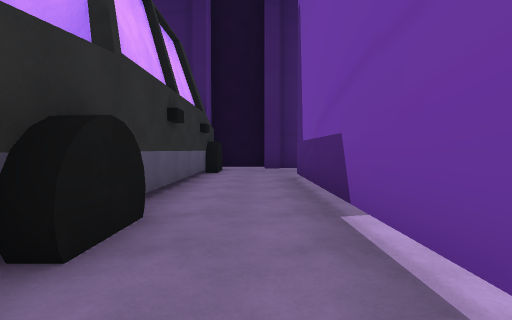
[1] (above)

21 first-person views from a walk through a 3-D level made in the Unity game engine. The camera is 1.3 m above the floor, tilts 2° down and sees 85° across. The floor is counted in squares, 2 m on a side. Each view is taken from the middle of a square. On the plan, view 1 faces up. The plan holds only what a view shows up to about 9 squares ahead; the rest is blank. The place goes on beyond the plan. The player is left out. Some surface patterns are stand-ins.

[2]
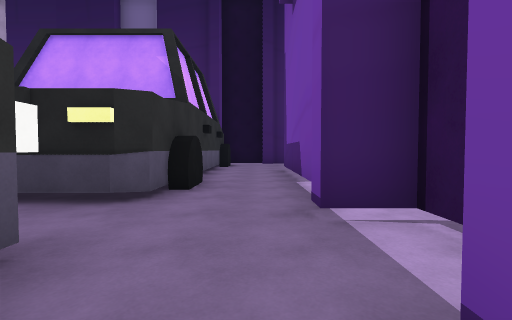

[3]
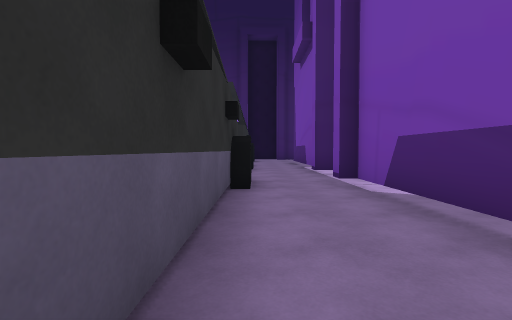

[4]
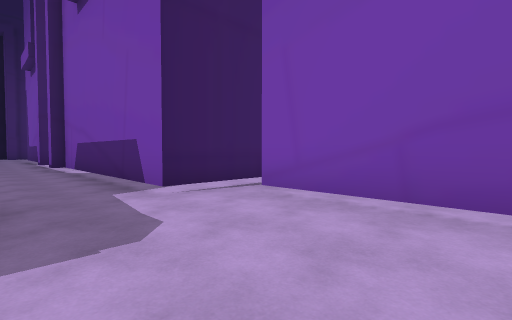

[5]
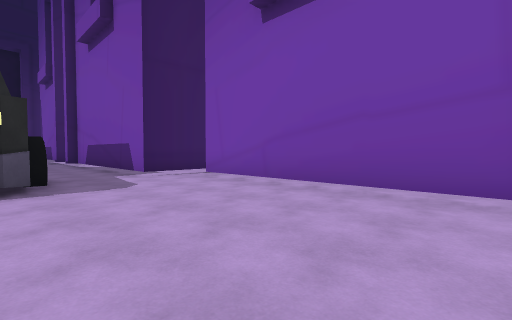

[6]
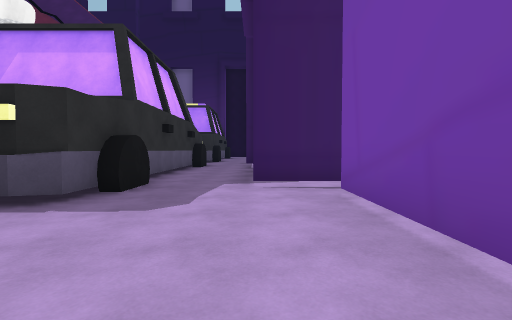

[7]
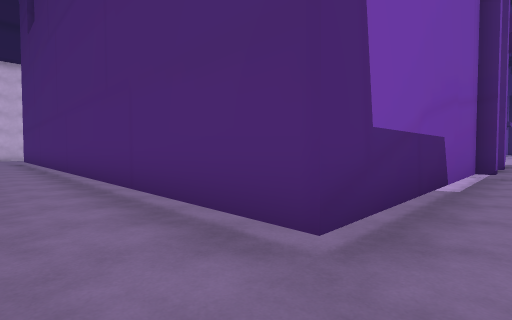

[8]
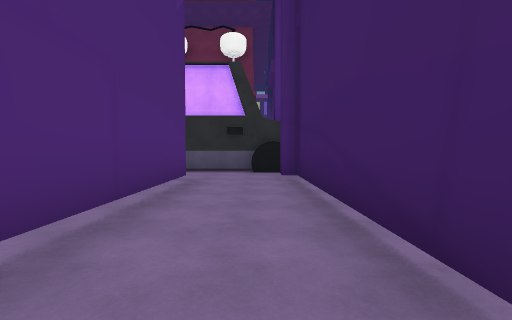

[9]
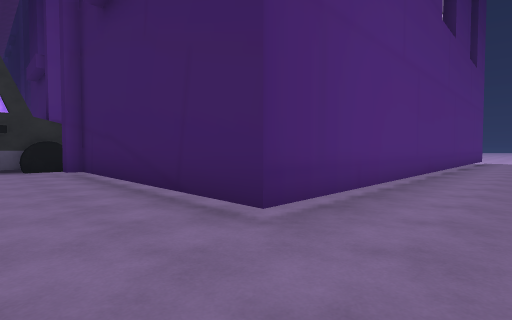

[10]
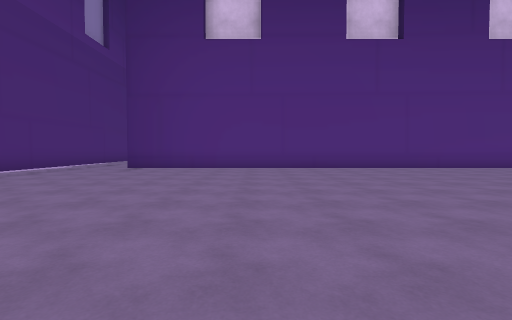

[11]
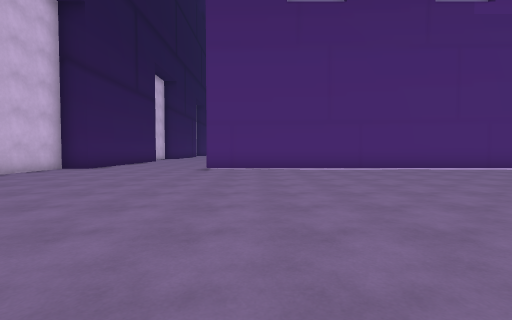

[12]
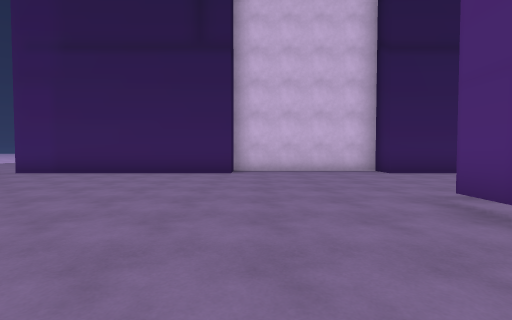

[13]
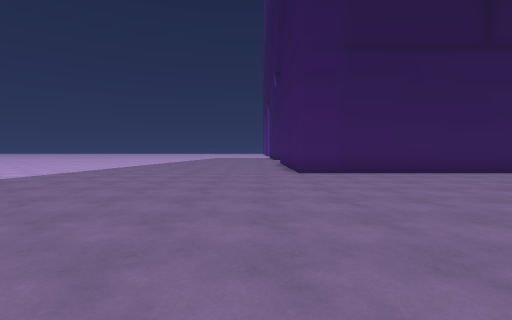

[14]
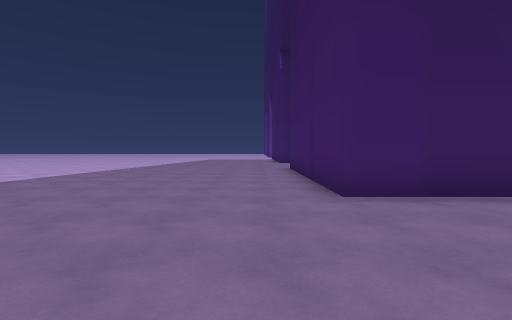

[15]
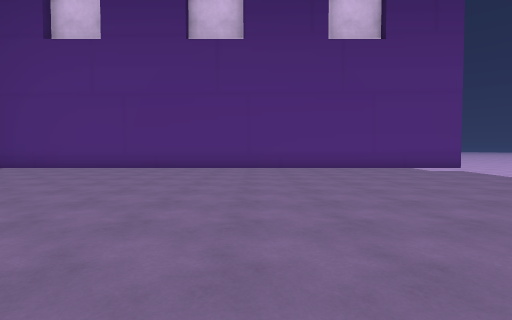

[16]
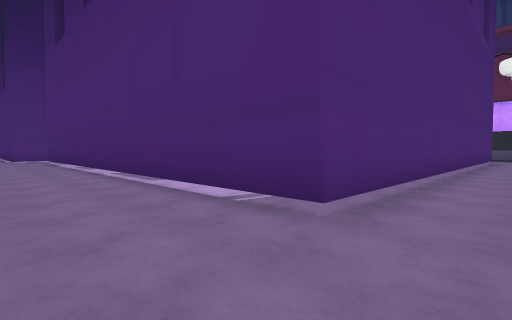

[17]
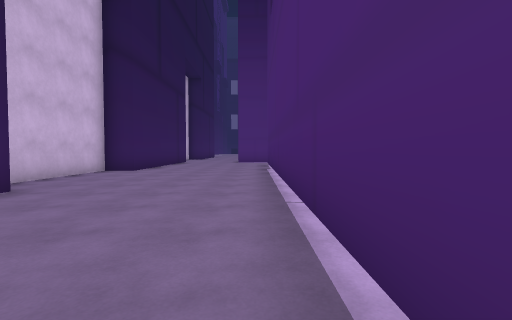

[18]
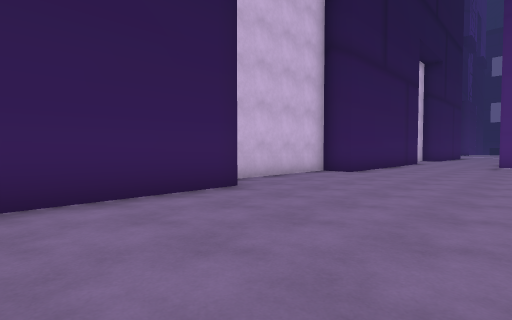

[19]
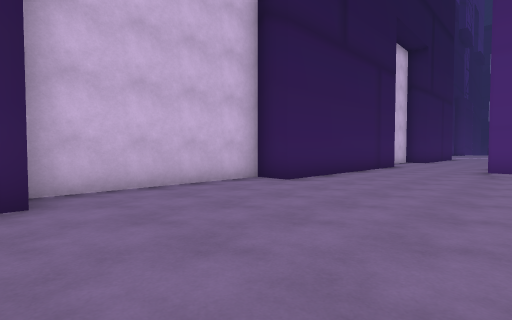

[20]
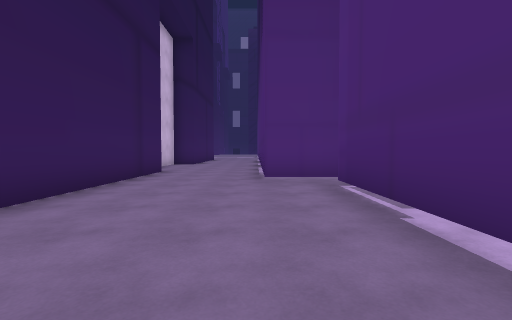

[21]
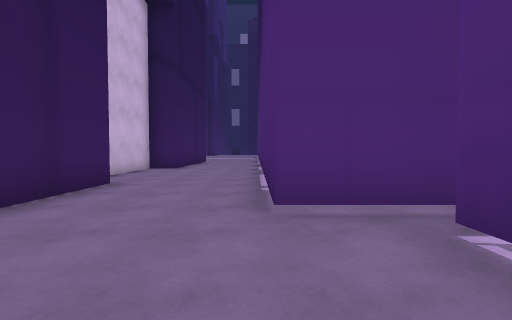

### Floor plan
Points are (right, up) in squares from view 1. A wall is a line through its corners. A room is listed if a view was taken in it or the views show most of it. See-through windows are left out.
Room 1 (views 1, 2, 3, 4, 5, 6, 7, 8)
walls: (-1, -3.4) (-1.4, -3.4) (-1.4, -8); (0.6, -2.6) (0.6, -2.1); (1.5, -1) (1.5, -0.4) (0.6, -0.4) (0.6, 0); (1, 0) (1, 6.5) (8.5, 6.5); (-1.1, -8.5) (-1.1, -9.7) (-1.5, -9.7); (-1.4, -9.4) (-1.4, -10.5) (-1.8, -11); (3.1, -9.1) (1, -9.1) (1, -2.6); (-1.4, 1.9) (-1.4, 0.7) (-1.7, 0.3) (-3, 0.3); (-1.1, 2.9) (-1.1, 1.5) (-1.5, 1.5); (2.3, -15.9) (2.3, -9.7); (-1.4, 8.2) (-1.4, 3.2); (0.7, 8.6) (0.2, 8.6); (-1.1, 8.9) (-1.1, 7.9) (-1.5, 7.9); (7.2, 8.9) (0.7, 8.9)
ways out: opening at (7.5, 7.5) to room 2
Room 2 (views 9, 10, 11, 12, 13, 14, 15, 16, 17, 18, 19, 20, 21)
walls: (8.5, 6.5) (16.5, 6.5) (16.5, -9.1); (20.9, -1.5) (20.9, 5.2) (21.8, 5.2) (21.8, 9.7) (20.9, 9.7) (20.9, 15.8) (23.5, 15.8); (7.2, 21.5) (7.2, 8.9); (15.9, -9.9) (17.8, -9.9) (17.8, -15.5); (20.9, -12.5) (20.9, -5.9) (21.8, -5.9) (21.8, -1.4); (21.8, -16) (21.8, -14.2)
ways out: opening at (7.5, 7.5) to room 1

Positions as (right, up) in squares from view 1, and headings:
1: (0, 0), facing up
2: (0, -3), facing up
3: (-1, -8), facing up
4: (-1, -13), facing up-right
5: (-2, -16), facing up-right
6: (1, -14), facing up
7: (0, 8), facing down-right
8: (7, 8), facing left
9: (9, 7), facing up-left
10: (16, 13), facing left
11: (15, 15), facing down
12: (13, 9), facing right
13: (13, 17), facing right
14: (17, 17), facing right
15: (16, 18), facing left
16: (19, 8), facing down-left
17: (17, 3), facing down
18: (17, 2), facing down-right
19: (17, -1), facing down-right
20: (18, -4), facing down
21: (18, -7), facing down
